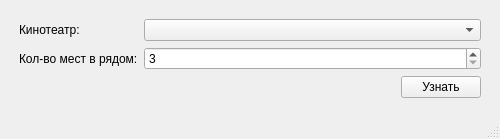
<?xml version="1.0" encoding="UTF-8"?>
<ui version="4.0">
 <class>MainWindow</class>
 <widget class="QMainWindow" name="MainWindow">
  <property name="geometry">
   <rect>
    <x>0</x>
    <y>0</y>
    <width>500</width>
    <height>137</height>
   </rect>
  </property>
  <property name="windowTitle">
   <string>MainWindow</string>
  </property>
  <widget class="QWidget" name="centralwidget">
   <layout class="QVBoxLayout" name="verticalLayout_2">
    <item>
     <layout class="QVBoxLayout" name="verticalLayout" stretch="1,0">
      <property name="leftMargin">
       <number>10</number>
      </property>
      <property name="topMargin">
       <number>10</number>
      </property>
      <property name="rightMargin">
       <number>10</number>
      </property>
      <property name="bottomMargin">
       <number>10</number>
      </property>
      <item>
       <layout class="QFormLayout" name="formLayout">
        <item row="0" column="0">
         <widget class="QLabel" name="label">
          <property name="text">
           <string>Кинотеатр:</string>
          </property>
         </widget>
        </item>
        <item row="1" column="0">
         <widget class="QLabel" name="label_2">
          <property name="text">
           <string>Кол-во мест в рядом:</string>
          </property>
         </widget>
        </item>
        <item row="1" column="1">
         <widget class="QSpinBox" name="seatsInput">
          <property name="minimum">
           <number>3</number>
          </property>
          <property name="maximum">
           <number>5</number>
          </property>
         </widget>
        </item>
        <item row="0" column="1">
         <widget class="QComboBox" name="cinemaInput"/>
        </item>
       </layout>
      </item>
      <item>
       <layout class="QHBoxLayout" name="horizontalLayout">
        <item>
         <spacer name="horizontalSpacer">
          <property name="orientation">
           <enum>Qt::Horizontal</enum>
          </property>
          <property name="sizeHint" stdset="0">
           <size>
            <width>40</width>
            <height>20</height>
           </size>
          </property>
         </spacer>
        </item>
        <item>
         <widget class="QPushButton" name="searchBtn">
          <property name="text">
           <string>Узнать</string>
          </property>
         </widget>
        </item>
       </layout>
      </item>
     </layout>
    </item>
   </layout>
  </widget>
  <widget class="QStatusBar" name="statusbar"/>
 </widget>
 <resources/>
 <connections/>
</ui>
